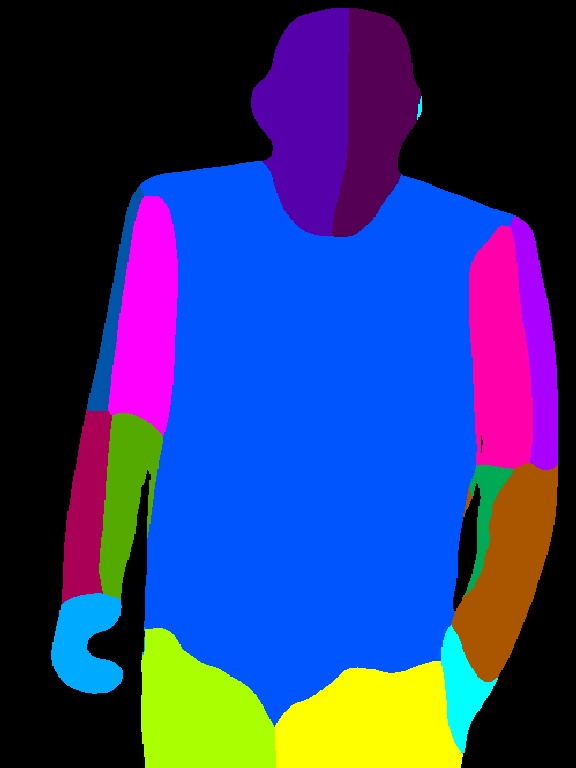
#> input picture detectron2/projects/segmentation_densepose_color.jpg, 576 x 768 px
$ python resize.py --input_dir detectron2/projects --output_dir out --width 100 --height 100
#> lines starting #> are read from the running program, lines starting #| are printed output that depends on the picture
import argparse
from PIL import Image
import os

def resize_and_crop_center(input_path, output_path, target_width, target_height):
    # Open the image
#> called with output_path = 'out/segmentation_densepose_color.jpg', target_width = 100, target_height = 100
    img = Image.open(input_path).convert("RGB")
#> img is the input picture: PIL image 576x768 RGB; mean R, G, B 44.7, 55.5, 116
    original_width, original_height = img.size
#> original_width = 576; original_height = 768

    # Calculate the scaling factor to maintain aspect ratio
    scale = max(target_width / original_width, target_height / original_height)
#> scale = 0.174
    new_width = int(original_width * scale)
#> new_width = 100
    new_height = int(original_height * scale)
#> new_height = 133

    # Resize the image
    img_resized = img.resize((new_width, new_height), Image.BILINEAR)
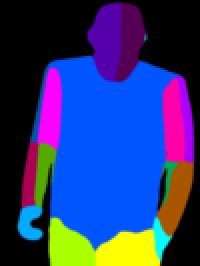
#> img_resized: PIL image 100x133 RGB (shown 2 times larger); mean R, G, B 44.7, 55.5, 116

    # Calculate cropping coordinates (center crop)
    left = (new_width - target_width) // 2
#> left = 0
    top = (new_height - target_height) // 2
#> top = 16
    right = left + target_width
#> right = 100
    bottom = top + target_height
#> bottom = 116

    img_cropped = img_resized.crop((left, top, right, bottom))
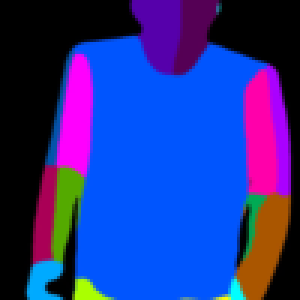
#> img_cropped: PIL image 100x100 RGB (shown 3 times larger); mean R, G, B 38.7, 49.7, 144.7

    # Create output directory if it doesn't exist
    os.makedirs(os.path.dirname(output_path), exist_ok=True)

    # Save the result
    img_cropped.save(output_path)
    print(f"Saved {output_path}")

def process_directory(input_dir, output_dir, target_width, target_height):
    for filename in os.listdir(input_dir):
        if filename.lower().endswith((".jpg", ".jpeg", ".png")):
            input_path = os.path.join(input_dir, filename)
            output_path = os.path.join(output_dir, filename)
            resize_and_crop_center(input_path, output_path, target_width, target_height)

if __name__ == "__main__":
    parser = argparse.ArgumentParser(description="Resize and center-crop all images in a folder to the target size.")
    parser.add_argument("--input_dir", required=True, help="Path to the input directory")
    parser.add_argument("--output_dir", required=True, help="Path to the output directory")
    parser.add_argument("--width", type=int, required=True, help="Target width of the output images")
    parser.add_argument("--height", type=int, required=True, help="Target height of the output images")

    args = parser.parse_args()

    process_directory(args.input_dir, args.output_dir, args.width, args.height)
